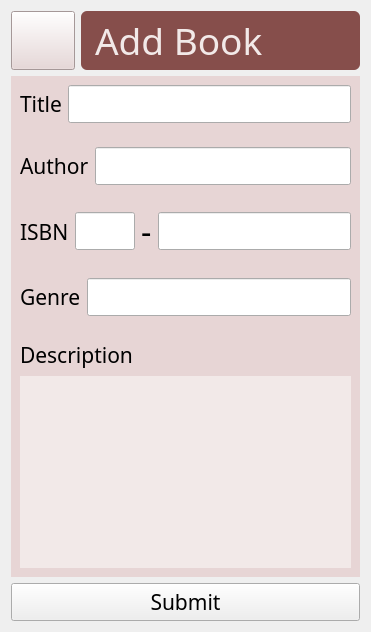
      <widget class="QWidget" name="addBookPage">
       <property name="styleSheet">
        <string notr="true">QPushButton:hover {
	background-color: #e7d5d5;
	color: #864e4b;
}</string>
       </property>
       <layout class="QVBoxLayout" name="verticalLayout_10">
        <item>
         <widget class="QFrame" name="addBookHeaderFrame">
          <property name="sizePolicy">
           <sizepolicy hsizetype="Preferred" vsizetype="Maximum">
            <horstretch>0</horstretch>
            <verstretch>0</verstretch>
           </sizepolicy>
          </property>
          <property name="styleSheet">
           <string notr="true">QPushButton {
	background-color: #e7d5d5;
	color: #864e4b;
}
QPushButton:hover {
	background-color: #864e4b;
	color: #f2e9e8;
}</string>
          </property>
          <property name="frameShape">
           <enum>QFrame::NoFrame</enum>
          </property>
          <property name="frameShadow">
           <enum>QFrame::Plain</enum>
          </property>
          <layout class="QHBoxLayout" name="horizontalLayout_5">
           <property name="leftMargin">
            <number>0</number>
           </property>
           <property name="topMargin">
            <number>0</number>
           </property>
           <property name="rightMargin">
            <number>0</number>
           </property>
           <property name="bottomMargin">
            <number>0</number>
           </property>
           <item>
            <widget class="QPushButton" name="addBook_HomeBtn">
             <property name="sizePolicy">
              <sizepolicy hsizetype="Fixed" vsizetype="Fixed">
               <horstretch>0</horstretch>
               <verstretch>0</verstretch>
              </sizepolicy>
             </property>
             <property name="maximumSize">
              <size>
               <width>64</width>
               <height>64</height>
              </size>
             </property>
             <property name="cursor">
              <cursorShape>PointingHandCursor</cursorShape>
             </property>
             <property name="text">
              <string/>
             </property>
             <property name="iconSize">
              <size>
               <width>32</width>
               <height>32</height>
              </size>
             </property>
            </widget>
           </item>
           <item>
            <widget class="QLabel" name="addBook_HeaderLbl">
             <property name="sizePolicy">
              <sizepolicy hsizetype="Preferred" vsizetype="Maximum">
               <horstretch>0</horstretch>
               <verstretch>0</verstretch>
              </sizepolicy>
             </property>
             <property name="font">
              <font>
               <family>Montserrat Black</family>
               <pointsize>28</pointsize>
              </font>
             </property>
             <property name="styleSheet">
              <string notr="true">QLabel {
	background-color: #864e4b;
	color: #f2e9e8;
	border-radius: 6px;
	padding: 4px 4px 4px 4px;
}</string>
             </property>
             <property name="text">
              <string>Add Book</string>
             </property>
            </widget>
           </item>
          </layout>
         </widget>
        </item>
        <item>
         <widget class="QFrame" name="addBookMainFrame">
          <property name="styleSheet">
           <string notr="true">QFrame {
	background-color: #e7d5d5;
}</string>
          </property>
          <property name="frameShape">
           <enum>QFrame::NoFrame</enum>
          </property>
          <property name="frameShadow">
           <enum>QFrame::Plain</enum>
          </property>
          <layout class="QVBoxLayout" name="verticalLayout_11">
           <property name="leftMargin">
            <number>0</number>
           </property>
           <property name="topMargin">
            <number>0</number>
           </property>
           <property name="rightMargin">
            <number>0</number>
           </property>
           <property name="bottomMargin">
            <number>0</number>
           </property>
           <item>
            <widget class="QFrame" name="addBookTitleFrame">
             <property name="sizePolicy">
              <sizepolicy hsizetype="Preferred" vsizetype="Maximum">
               <horstretch>0</horstretch>
               <verstretch>0</verstretch>
              </sizepolicy>
             </property>
             <property name="frameShape">
              <enum>QFrame::NoFrame</enum>
             </property>
             <property name="frameShadow">
              <enum>QFrame::Plain</enum>
             </property>
             <layout class="QHBoxLayout" name="horizontalLayout_7">
              <item>
               <widget class="QLabel" name="addBook_TitleLbl">
                <property name="font">
                 <font>
                  <family>Montserrat Black</family>
                  <pointsize>16</pointsize>
                 </font>
                </property>
                <property name="text">
                 <string>Title</string>
                </property>
               </widget>
              </item>
              <item>
               <widget class="QLineEdit" name="addBook_TitleLineEdit">
                <property name="font">
                 <font>
                  <family>Montserrat Medium</family>
                  <pointsize>16</pointsize>
                 </font>
                </property>
               </widget>
              </item>
             </layout>
            </widget>
           </item>
           <item>
            <widget class="QFrame" name="addBookAuthorFrame">
             <property name="sizePolicy">
              <sizepolicy hsizetype="Preferred" vsizetype="Maximum">
               <horstretch>0</horstretch>
               <verstretch>0</verstretch>
              </sizepolicy>
             </property>
             <property name="frameShape">
              <enum>QFrame::NoFrame</enum>
             </property>
             <property name="frameShadow">
              <enum>QFrame::Plain</enum>
             </property>
             <layout class="QHBoxLayout" name="horizontalLayout_6">
              <item>
               <widget class="QLabel" name="addBook_AuthorLbl">
                <property name="font">
                 <font>
                  <family>Montserrat Black</family>
                  <pointsize>16</pointsize>
                 </font>
                </property>
                <property name="text">
                 <string>Author</string>
                </property>
               </widget>
              </item>
              <item>
               <widget class="QLineEdit" name="addBook_AuthorLineEdit">
                <property name="font">
                 <font>
                  <family>Montserrat Medium</family>
                  <pointsize>16</pointsize>
                 </font>
                </property>
               </widget>
              </item>
             </layout>
            </widget>
           </item>
           <item>
            <widget class="QFrame" name="addBookISBNFrame">
             <property name="sizePolicy">
              <sizepolicy hsizetype="Preferred" vsizetype="Maximum">
               <horstretch>0</horstretch>
               <verstretch>0</verstretch>
              </sizepolicy>
             </property>
             <property name="frameShape">
              <enum>QFrame::NoFrame</enum>
             </property>
             <property name="frameShadow">
              <enum>QFrame::Plain</enum>
             </property>
             <layout class="QHBoxLayout" name="horizontalLayout_8">
              <item>
               <widget class="QLabel" name="addBook_ISBNLbl">
                <property name="font">
                 <font>
                  <family>Montserrat Black</family>
                  <pointsize>16</pointsize>
                 </font>
                </property>
                <property name="text">
                 <string>ISBN</string>
                </property>
               </widget>
              </item>
              <item>
               <widget class="QLineEdit" name="addBook_ISBNThreeLineEdit">
                <property name="maximumSize">
                 <size>
                  <width>60</width>
                  <height>16777215</height>
                 </size>
                </property>
                <property name="font">
                 <font>
                  <family>Montserrat Medium</family>
                  <pointsize>16</pointsize>
                 </font>
                </property>
                <property name="maxLength">
                 <number>3</number>
                </property>
                <property name="alignment">
                 <set>Qt::AlignCenter</set>
                </property>
               </widget>
              </item>
              <item>
               <widget class="QLabel" name="addBook_ISBNSeparator">
                <property name="font">
                 <font>
                  <family>Montserrat Black</family>
                  <pointsize>24</pointsize>
                 </font>
                </property>
                <property name="text">
                 <string>-</string>
                </property>
               </widget>
              </item>
              <item>
               <widget class="QLineEdit" name="addBook_ISBNTenLineEdit">
                <property name="font">
                 <font>
                  <family>Montserrat Medium</family>
                  <pointsize>16</pointsize>
                 </font>
                </property>
                <property name="maxLength">
                 <number>10</number>
                </property>
                <property name="alignment">
                 <set>Qt::AlignCenter</set>
                </property>
               </widget>
              </item>
             </layout>
            </widget>
           </item>
           <item>
            <widget class="QFrame" name="addBookGenreFrame">
             <property name="sizePolicy">
              <sizepolicy hsizetype="Preferred" vsizetype="Maximum">
               <horstretch>0</horstretch>
               <verstretch>0</verstretch>
              </sizepolicy>
             </property>
             <property name="frameShape">
              <enum>QFrame::NoFrame</enum>
             </property>
             <property name="frameShadow">
              <enum>QFrame::Plain</enum>
             </property>
             <layout class="QHBoxLayout" name="horizontalLayout_9">
              <item>
               <widget class="QLabel" name="addBook_GenreLbl">
                <property name="font">
                 <font>
                  <family>Montserrat Black</family>
                  <pointsize>16</pointsize>
                 </font>
                </property>
                <property name="text">
                 <string>Genre</string>
                </property>
               </widget>
              </item>
              <item>
               <widget class="QLineEdit" name="addBook_GenreLineEdit">
                <property name="font">
                 <font>
                  <family>Montserrat Medium</family>
                  <pointsize>16</pointsize>
                 </font>
                </property>
               </widget>
              </item>
             </layout>
            </widget>
           </item>
           <item>
            <widget class="QFrame" name="addBookDescFrame">
             <property name="frameShape">
              <enum>QFrame::NoFrame</enum>
             </property>
             <property name="frameShadow">
              <enum>QFrame::Plain</enum>
             </property>
             <layout class="QVBoxLayout" name="verticalLayout_12">
              <item>
               <widget class="QLabel" name="addBook_DescLbl">
                <property name="sizePolicy">
                 <sizepolicy hsizetype="Preferred" vsizetype="Maximum">
                  <horstretch>0</horstretch>
                  <verstretch>0</verstretch>
                 </sizepolicy>
                </property>
                <property name="font">
                 <font>
                  <family>Montserrat Black</family>
                  <pointsize>16</pointsize>
                 </font>
                </property>
                <property name="text">
                 <string>Description</string>
                </property>
               </widget>
              </item>
              <item>
               <widget class="QPlainTextEdit" name="addBook_DescTextEdit">
                <property name="font">
                 <font>
                  <family>Montserrat Medium</family>
                  <pointsize>16</pointsize>
                 </font>
                </property>
                <property name="styleSheet">
                 <string notr="true">background-color: #f2e9e8;
	color: #1a0f0f;</string>
                </property>
                <property name="frameShape">
                 <enum>QFrame::NoFrame</enum>
                </property>
                <property name="frameShadow">
                 <enum>QFrame::Plain</enum>
                </property>
               </widget>
              </item>
             </layout>
            </widget>
           </item>
          </layout>
         </widget>
        </item>
        <item>
         <widget class="QPushButton" name="addBook_SubmitBtn">
          <property name="font">
           <font>
            <family>Montserrat Black</family>
            <pointsize>16</pointsize>
           </font>
          </property>
          <property name="cursor">
           <cursorShape>PointingHandCursor</cursorShape>
          </property>
          <property name="text">
           <string>Submit</string>
          </property>
         </widget>
        </item>
       </layout>
      </widget>
